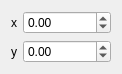
<?xml version="1.0" encoding="UTF-8"?>
<ui version="4.0">
 <class>DialogVec2Input</class>
 <widget class="QDialog" name="DialogVec2Input">
  <property name="geometry">
   <rect>
    <x>0</x>
    <y>0</y>
    <width>107</width>
    <height>71</height>
   </rect>
  </property>
  <property name="windowTitle">
   <string>Dialog</string>
  </property>
  <layout class="QFormLayout" name="formLayout">
   <item row="0" column="0">
    <widget class="QLabel" name="label">
     <property name="text">
      <string>x</string>
     </property>
    </widget>
   </item>
   <item row="0" column="1">
    <widget class="QDoubleSpinBox" name="doubleSpinBox_X">
     <property name="minimum">
      <double>-99999999999999996863366107917975552.000000000000000</double>
     </property>
     <property name="maximum">
      <double>9999999999999999538762658202121142272.000000000000000</double>
     </property>
     <property name="singleStep">
      <double>0.100000000000000</double>
     </property>
    </widget>
   </item>
   <item row="1" column="0">
    <widget class="QLabel" name="label_2">
     <property name="text">
      <string>y</string>
     </property>
    </widget>
   </item>
   <item row="1" column="1">
    <widget class="QDoubleSpinBox" name="doubleSpinBox_Y">
     <property name="minimum">
      <double>-10000000000000000303786028427003666890752.000000000000000</double>
     </property>
     <property name="maximum">
      <double>99999999999999997748809823456034029568.000000000000000</double>
     </property>
     <property name="singleStep">
      <double>0.100000000000000</double>
     </property>
    </widget>
   </item>
  </layout>
 </widget>
 <resources/>
 <connections/>
</ui>
